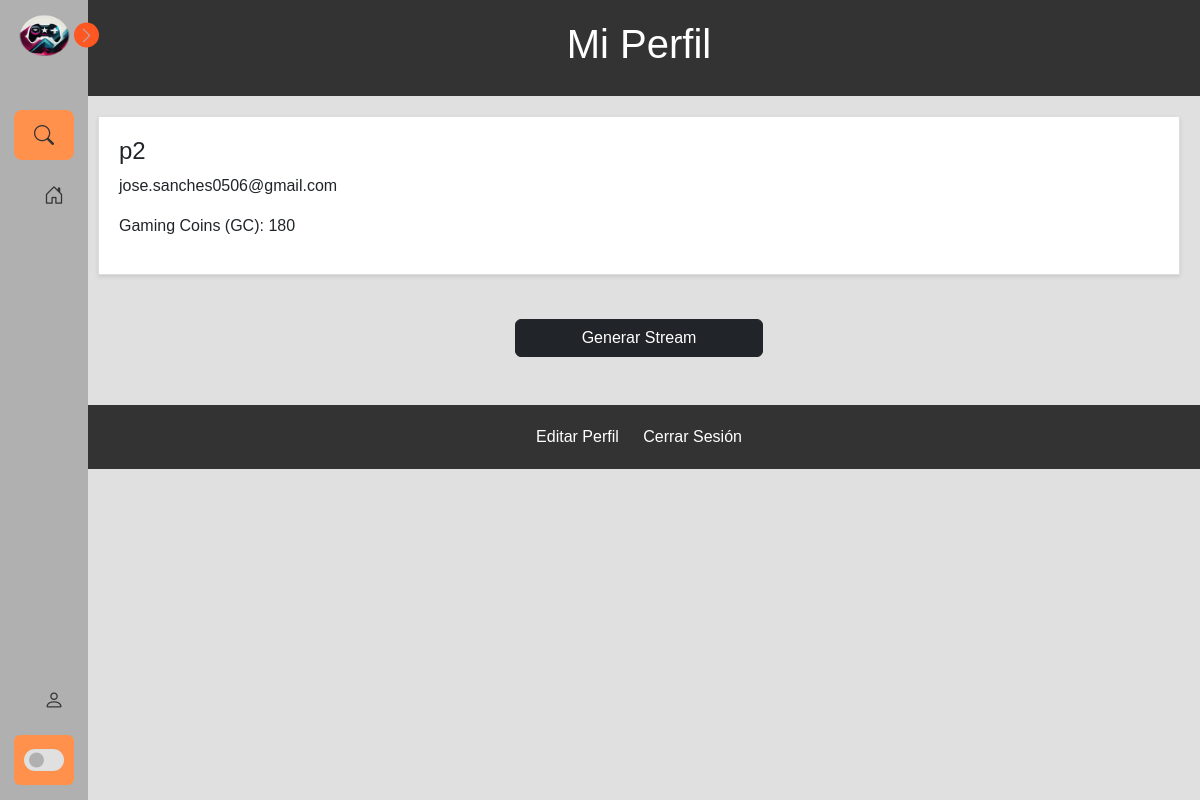
/perfil (signed in), run on an earlier commit of the app's database.
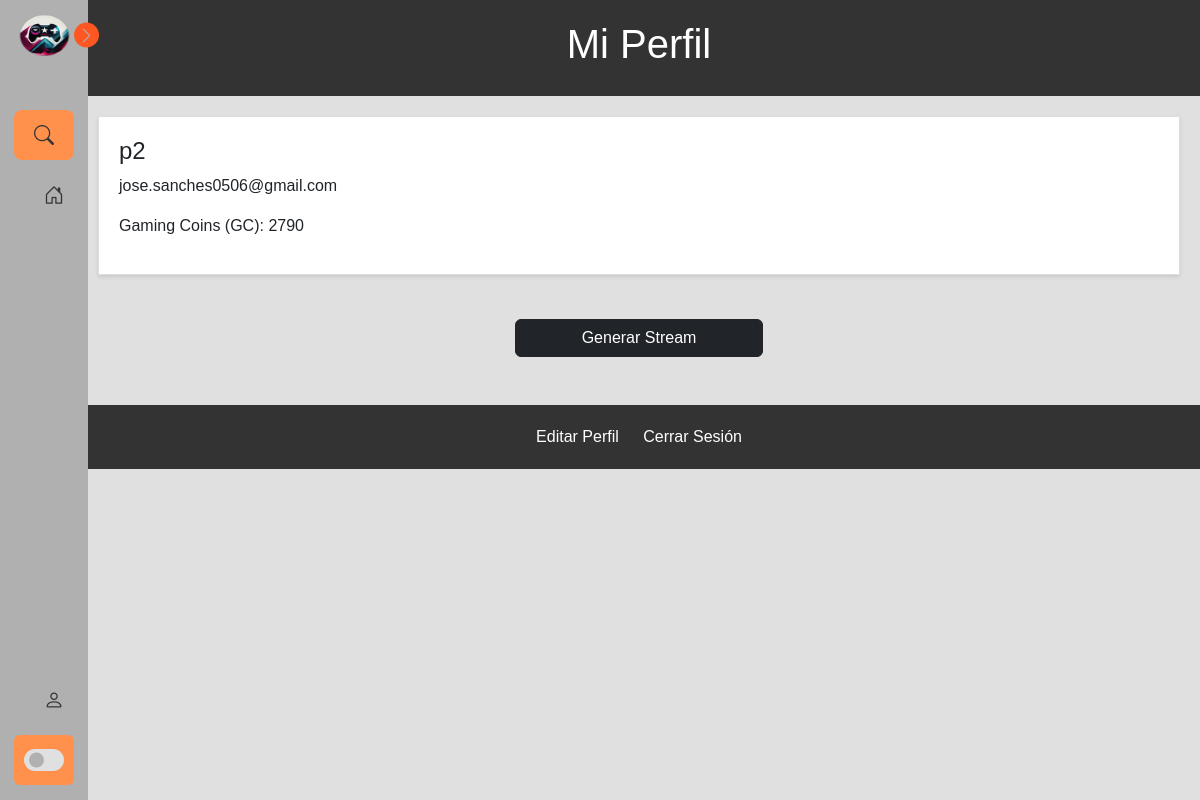
And on a later commit of the database.
### app/tvapp/models.py (models this page shows)
class Puntos(models.Model):
    usuario = models.OneToOneField(User, on_delete=models.CASCADE)
    puntos = models.IntegerField(default=0)

### app/tvapp/views.py (the view)
# urls.py: path('perfil', views.perfil, name='perfil'),
@login_required
def perfil(request):
    if request.method == 'POST' and 'logout' in request.POST:
        logout(request)
        return redirect('inicio')  # Redirige al usuario a la página de inicio.
    usuario_actual = request.user
    username = usuario_actual.username
    email = usuario_actual.email
    puntos_usuario = Puntos.objects.get(usuario=request.user)
    return render(request, 'perfil.html', {'puntos_usuario': puntos_usuario})

### app/tvapp/templates/perfil.html (shortened to what this page needs)
{% extends 'baseInicio.html' %}
{% load static %}
{% block head %}
<link rel="stylesheet" type="text/css" href="{% static 'css/StylePerfil.css' %}">
{% endblock %}
{% block content %}
<header class="headerPerfil">
    <h1>Mi Perfil</h1>
</header>
<div class="profile">
    <div class="user-info">
        <h2>{{ user.username }}</h2>
        <p>{{ user.email }}</p>
        <p>Gaming Coins (GC): {{ puntos_usuario.puntos }}</p>
    </div>
</div>
<div class="container mb-5">
    <div class="row justify-content-center mt-3">
        <div class="col-md-6">
            <div class="d-grid gap-2 col-6 mx-auto">
                <a class="btn btn-dark" href="formuSala">Generar Stream</a>
            </div>
        </div>
    </div>
</div>
<footer>
    <footer>
        <a href="{% url 'editar_perfil' %}">Editar Perfil</a>
        <a href="{% url 'logout' %}">Cerrar Sesión</a>
    </footer>
</footer>
{% endblock %}

What changed in the data, as far as the page shows it:
changed Puntos: puntos "180" → "2790"
